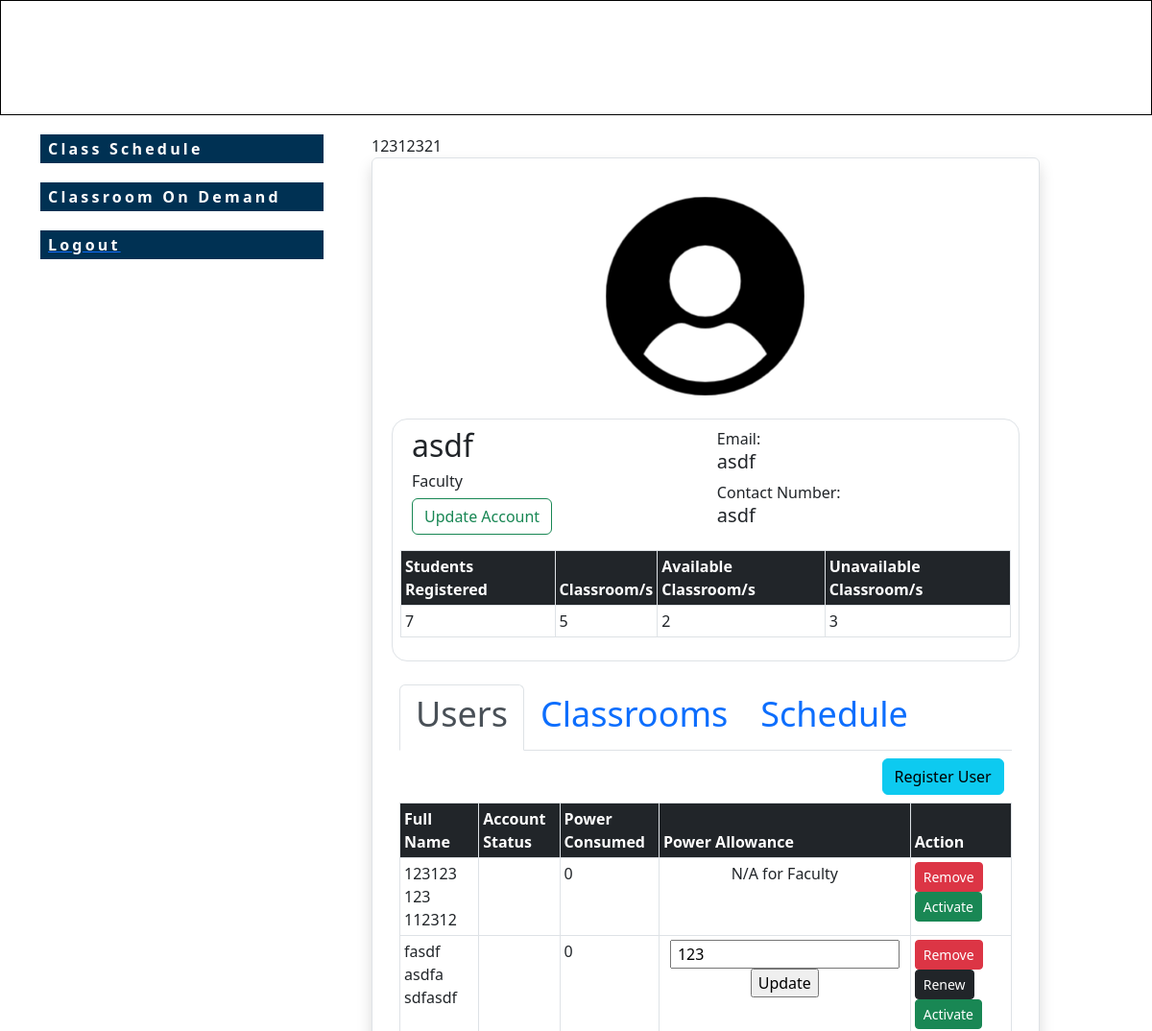
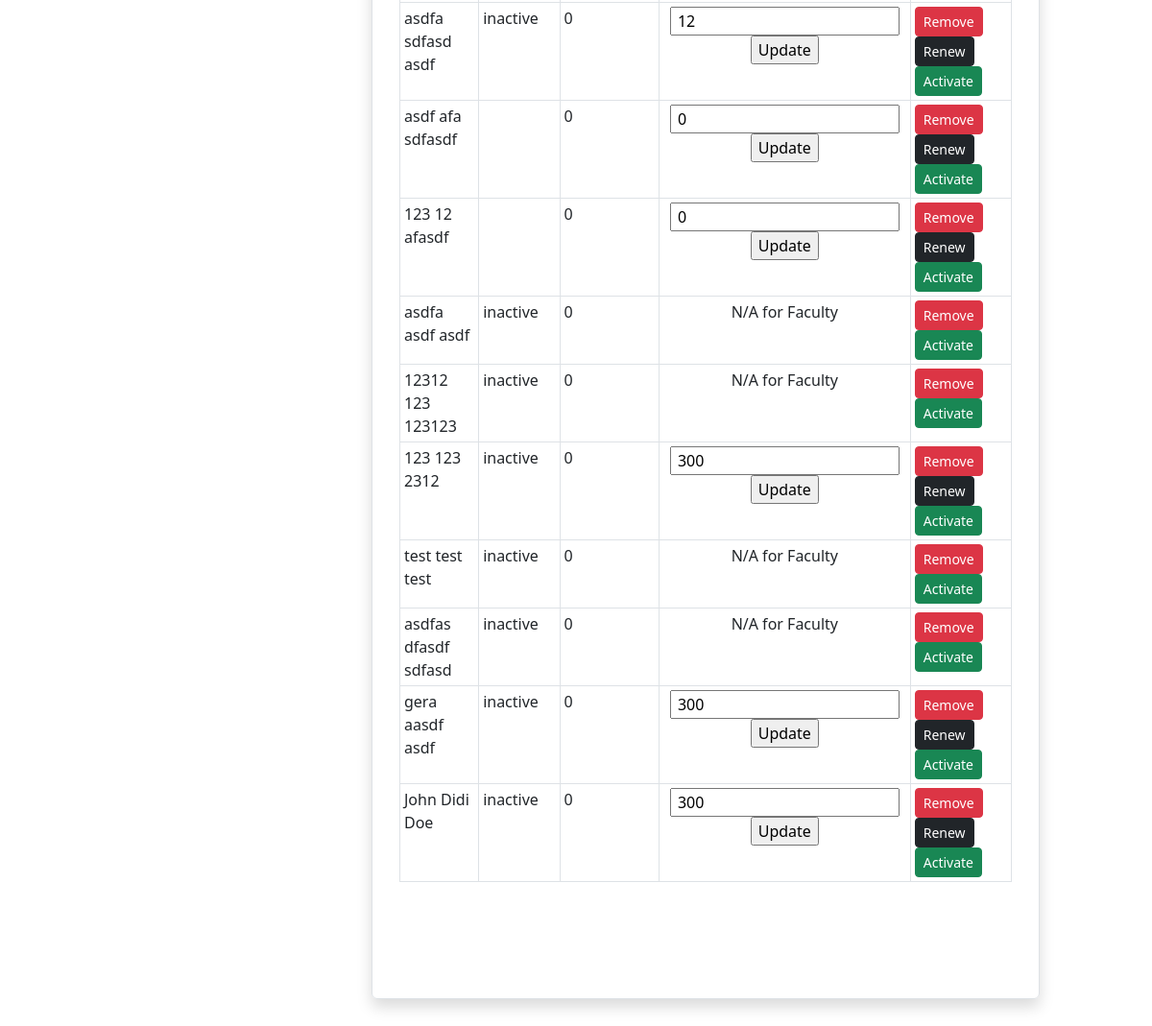
/pages/dashboard.php?page=main (signed in), run on the app's committed database (2 pictures, top to bottom).
### tables this page shows
CREATE TABLE `tbl_user_info` (
  `id_number` varchar(20) NOT NULL,
  `acc_type` varchar(20) NOT NULL,
  `rfid_code` text NOT NULL,
  `acc_status` varchar(20) NOT NULL DEFAULT 'inactive',
  `p_consumable` decimal(10,0) NOT NULL DEFAULT 300,
  `p_consumed` decimal(10,0) NOT NULL,
  `acc_pw` text NOT NULL,
  `first_name` varchar(20) NOT NULL,
  `middle_name` varchar(20) NOT NULL,
  `family_name` varchar(20) NOT NULL
);

### pages/users.php (the view, shortened to what this page needs)
<div class="tab-pane fade show active" id="home" role="tabpanel" aria-labelledby="home-tab">
    <div class="row p-2">
        <div class="col">
            <a href="register.php" class="btn btn-info float-end">Register User</a>
        </div>
    </div>
    <table class="table table-sm table-hover table-bordered">
        <thead>
            <tr class="bg-dark text-white">
                <th scope="col">Full Name</th>
                <th scope="col">Account Status</th>
                <th scope="col" class="d-none d-lg-table-cell">Power Consumed</th>
                <th scope="col">Power Allowance</th>
                <th scope="col">Action</th>
            </tr>
        </thead>
        <tbody>
            <?php
                if (mysqli_num_rows($result_user) > 0) {
                    while ($row = mysqli_fetch_assoc($result_user)) {
            ?>
            <tr>
                <td><?=$row['first_name'] . " " .$row['middle_name']. " " .$row['family_name']; ?></td>
                <td><?=$row['acc_status']; ?></td>
                <td class="d-none d-lg-table-cell"><?=$row['p_consumed']; ?></td>
                <td class="text-center">
                    <?php if ($row['acc_type'] === 'student') { ?>
                        <form action="update/update_user_allowance.php" method="GET">
                            <input type="text" name = "p_consumable" value = " <?=$row['p_consumable']; ?>">
                            <input type="submit" value = "Update">
                        </form>
                    <?php } else if ($row['acc_type'] === 'admin') { ?>
                        <p>N/A for Admin</p>
                    <?php } else { ?>
                        <p>N/A for Faculty</p>
                    <?php } ?>
                </td>
                <td>
                    <?php if ($row['acc_type'] === 'student') { ?>
                        <?php echo "<a class='btn btn-danger btn-sm' onClick=\"javascript:
                            return confirm('Click OK to delete ".$row['first_name'].".');\" href='delete/delete_user.php?
                            id=".$row['id_number']."'>Remove</a>";
                            echo "<a class='btn btn-dark btn-sm' onClick=\"javascript:
                            return confirm('Click OK to renew ".$row['first_name']." set power consumed to 0.');\" href='update/update_p_consumed.php?
                            id_number=".$row['id_number']."&p_consumed=0'>Renew</a>";
                            ?>
                    <?php } else {?>
                    <?php
                        echo "<a class='btn btn-danger btn-sm' onClick=\"javascript:
                            return confirm('Click OK to delete ".$row['first_name'].".');\" href='delete/delete_user.php?
                            id=".$row['id_number']."'>Remove</a>"; ?>
                    <?php } ?>
                    <?php if ($row['acc_status'] === 'active') {?>
                        <?php echo "<a class='btn btn-success btn-sm' onClick=\"javascript:
                            return confirm('Click OK to update ".$row['first_name'].". account status');\" href='update/update_acc_status.php?
                            id_number=".$row['id_number']."&acc_status=inactive'>Deactivate</a>"; ?>
                    <?php } else {   ?>
                    <?php
                        echo "<a class='btn btn-success btn-sm' onClick=\"javascript:
                        return confirm('Click OK to update ".$row['first_name'].". account status');\" href='update/update_acc_status.php?
                        id_number=".$row['id_number']."&acc_status=active'>Activate</a>"; ?>
                    <?php } ?>
                </td>
            </tr>
            <?php }} ?>
        </tbody>
    </table>
</div>

### pages/dashboard.php (shortened to what this page needs)
<?php
include "../db_conn.php";
if (isset($_SESSION['id_number'])) {
?>
<!DOCTYPE html>
<html lang="en">
<head>
    <link rel="stylesheet" href="../css/style.css">
    <link href="../css/bootstrap.min.css" rel="stylesheet">
  <link rel="stylesheet" type="text/css" href="https://cdn.datatables.net/1.13.2/css/jquery.dataTables.css">
</head>
<body>
    <header>
        <div class="header-content">
        </div>
    </header>
    <main>
        <div class="main-content dashboard">
          <?php
            if($_GET['page']=="main") { include 'side-nav.php' ;}
          ?>
            <div class="display-area">
                <div class="display-content">
                <?php if($_GET['page']=="main") {include "faculty.php";} ?>
                </div>
            </div>
        </div>
    </main>
</body>
</html>
<?php
} else {
  header("Location: ../index.php");
}
?>

### pages/side-nav.php (shortened to what this page needs)
<?php if(isset($_SESSION['acc_type'])) {  ?>
<div class="side-nav">
    <div class="nav-items-container">
        <ul class="nav-list">
        <?php if ($_SESSION['acc_type'] === 'faculty') { ?>
            <li class="nav-item faculty"><div class="menu" data-id = "schedule">class schedule</div></li>
        <?php }?>
        <?php if ($_SESSION['acc_type'] === 'faculty' || $_SESSION['acc_type'] === 'admin') { ?>
            <li class="nav-item admin faculty"><div class="menu" data-id="classroom">classroom on demand</div></li>
        <?php }?>
            <li class="nav-item admin faculty student"><a href="../logout.php"><div class="menu">Logout</div></li></a>
        </ul>
    </div>
</div>
<?php }?>

### pages/faculty.php (shortened to what this page needs)
<?php if ($_SESSION['acc_type'] === 'faculty') {
    if ( isset($_SESSION['id_number'])) {
        $user_id =  $_SESSION['id_number'];
        echo $_SESSION['id_number'];
        $sql_current_user = "SELECT * FROM tbl_user_info WHERE id_number='$user_id'";
        $result_current_user = mysqli_query($conn, $sql_current_user);
        $sql_user = "SELECT * FROM tbl_user_info WHERE id_number != '$user_id' AND acc_type = 'faculty' OR acc_type = 'student'";
        $result_user = mysqli_query($conn, $sql_user);
        $sql_all_students = "SELECT COUNT(*) FROM tbl_user_info WHERE acc_type='student'";
        $result_all_students = mysqli_query($conn, $sql_all_students);
        $row_all_students = mysqli_fetch_array($result_all_students);
        $total_all_students = $row_all_students[0];
        $sql_all_classrooms = "SELECT COUNT(*) FROM classroom";
        $result_all_classrooms = mysqli_query($conn, $sql_all_classrooms);
        $row_all_classrooms = mysqli_fetch_array($result_all_classrooms);
        $total_all_classrooms = $row_all_classrooms[0];
        $sql_all_available = "SELECT COUNT(*) FROM classroom WHERE status='available'";
        $result_all_available = mysqli_query($conn, $sql_all_available);
        $row_all_available = mysqli_fetch_array($result_all_available);
        $total_all_available = $row_all_available[0];
        $sql_all_unavailable = "SELECT COUNT(*) FROM classroom WHERE status='unavailable'";
        $result_all_unavailable = mysqli_query($conn, $sql_all_unavailable);
        $row_all_unavailable = mysqli_fetch_array($result_all_unavailable);
        $total_all_unavailable = $row_all_unavailable[0];
    }
    else {
        header("Location: ../index.php");
    }
?>
<div class="border shadow p-4 rounded" style="overflow-y: scroll; width: 90%; height: 80vh;">
    <div class="row justify-content-center align-items-center">
        <div class="col-4 p-2 m-2">
            <img src="../images/default.png" class="card-img-top img-fluid" alt="default-img">
        </div>
        <div class="col border rounded-4 m-2">
            <?php if (mysqli_num_rows($result_current_user) > 0) {
                while ($row = mysqli_fetch_assoc($result_current_user)) { ?>
            <div class="row p-2">
                <div class="col-6">
                    <h2><?=$row['first_name']?></h2>
                    <h6>Faculty</h6>
                    <a class="btn btn-outline-success float-right" href="update.php?id=<?php echo $_SESSION['id']; ?>">Update Account</a>
                </div>
                <div class="col-3">
                    Email: <h5><?=$row['first_name']?></h5>
                    Contact Number: <h5><?=$row['first_name']?></h5>
                </div>
            </div>
            <?php }} ?>
            <div class="row p-2">
                <table class="table table-sm table-hover table-bordered">
                    <thead>
                        <tr class="bg-dark text-white">
                            <th scope="col">Students Registered</th>
                            <th scope="col">Classroom/s</th>
                            <th scope="col">Available Classroom/s</th>
                            <th scope="col">Unavailable Classroom/s</th>
                        </tr>
                    </thead>
                    <tbody>
                        <tr>
                            <td><?php echo $total_all_students; ?></td>
                            <td><?php echo $total_all_classrooms; ?></td>
                            <td><?php echo $total_all_available; ?></td>
                            <td><?php echo $total_all_unavailable; ?></td>
                        </tr>
                    </tbody>
                </table>
            </div>
        </div>
    </div>
    <div class="row">
        <div class="p-3">
            <ul class="nav nav-tabs" id="myTab" role="tablist">
                <li class="nav-item" role="presentation">
                    <button class="nav-link active" id="home-tab"
                            data-bs-toggle="tab"
                            data-bs-target="#home"
                            type="button" role="tab"
                            aria-controls="home"
                            aria-selected="true">
                            <h1 style="font-size: 3vw;">Users</h1>
                    </button>
                </li>
                <li class="nav-item" role="presentation">
                    <button class="nav-link" id="classroom-tab"
                            data-bs-toggle="tab"
                            data-bs-target="#classroom"
                            type="button" role="tab"
                            aria-controls="classroom"
                            aria-selected="false">
                            <h1 style="font-size: 3vw;">Classrooms</h1>
                    </button>
                </li>
                <li class="nav-item" role="presentation">
                    <button class="nav-link" id="schedule-tab"
                            data-bs-toggle="tab"
                            data-bs-target="#schedule"
                            type="button" role="tab"
                            aria-controls="schedule"
                            aria-selected="false">
                            <h1 style="font-size: 3vw;">Schedule</h1>
                    </button>
                </li>
            </ul>
            <div class="tab-content" id="myTabContent">
                <?php include "users.php"; ?>
            </div>
        </div>
    </div>
</div>
<?php } ?>

### css/style.css (style rules this page uses)
body { font-family: Verdana, Geneva, Tahoma, sans-serif; margin: 0; }
@media (min-width: 720px) { header .header-content { height: 120px; width: 100%; border: 1px solid black; } }
@media (min-width: 720px) { main { height: auto; width: auto; display: flex; justify-content: center; } }
@media (min-width: 720px) { main .main-content { display: flex; align-items: center; justify-content: center; height: 100vh; } }
@media (min-width: 720px) { main .main-content.dashboard { display: unset; display: flex; width: 2000px; } }
@media (min-width: 720px) { main .main-content.dashboard .side-nav { align-self: flex-start; padding: 10px; } }
@media (min-width: 720px) { main .main-content.dashboard .side-nav .nav-items-container .nav-list li.nav-item { display: block; text-transform: capitalize; font-weight: 600; padding: 10px 0; } }
@media (min-width: 720px) { main .main-content.dashboard .side-nav .nav-items-container .nav-list li.nav-item .menu { background-image: url("../images/Buttons/Singnin_Button.png"); background-repeat: no-repeat; background-position: center; text-transform: capitalize; display: flex; justify-content: left; align-items: center; font-weight: 600; width: 295px; height: 30px; color: #fff; padding: 5px 8px; letter-spacing: 0.2em; } }
@media (min-width: 720px) { main .main-content.dashboard .display-area { height: 100%; width: 100%; } }
@media (min-width: 720px) { main .main-content.dashboard .display-area .display-content { padding: 20px 40px; } }

### pages/side-nav.php (style rules this page uses)
.menu { cursor: pointer; }

### data on the page
tbl_user_info: first_name "asdf"
tbl_user_info: first_name "123123", middle_name "123", family_name "112312", p_consumed "0", acc_type "N/A for Faculty"
tbl_user_info: first_name "fasdf", middle_name "asdfa", family_name "sdfasdf", p_consumed "0", p_consumable "123"
tbl_user_info: first_name "asdfa", middle_name "sdfasd", family_name "asdf", acc_status "inactive", p_consumed "0", p_consumable "12"
tbl_user_info: first_name "asdf", middle_name "afa", family_name "sdfasdf", p_consumed "0", p_consumable "0"
tbl_user_info: first_name "123", middle_name "12", family_name "afasdf", p_consumed "0", p_consumable "0"
tbl_user_info: first_name "asdfa", middle_name "asdf", family_name "asdf", acc_status "inactive", p_consumed "0", acc_type "N/A for Faculty"
tbl_user_info: first_name "12312", middle_name "123", family_name "123123", acc_status "inactive", p_consumed "0", acc_type "N/A for Faculty"
tbl_user_info: first_name "123", middle_name "123", family_name "2312", acc_status "inactive", p_consumed "0", p_consumable "300"
tbl_user_info: first_name "test", middle_name "test", family_name "test", acc_status "inactive", p_consumed "0", acc_type "N/A for Faculty"
tbl_user_info: first_name "asdfas", middle_name "dfasdf", family_name "sdfasd", acc_status "inactive", p_consumed "0", acc_type "N/A for Faculty"
tbl_user_info: first_name "gera", middle_name "aasdf", family_name "asdf", acc_status "inactive", p_consumed "0", p_consumable "300"
tbl_user_info: first_name "John", middle_name "Didi", family_name "Doe", acc_status "inactive", p_consumed "0", p_consumable "300"

### other printed values
$_SESSION['id_number'] "12312321"
$total_all_students "7"
$total_all_classrooms "5"
$total_all_available "2"
$total_all_unavailable "3"
